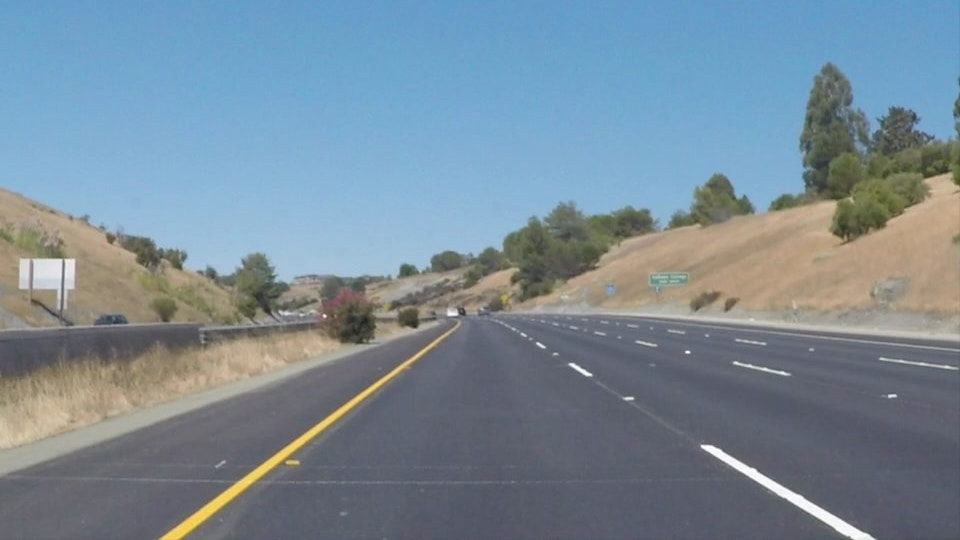
#> input picture test_images/solidYellowCurve2.jpg, 960 x 540 px
$ jupyter execute --allow-errors P1.ipynb   (shell and % lines are left out)
#> lines starting #> are read from the running program, lines starting #| are printed output that depends on the picture; after the words box and inside, x2 and y2 are one past the last pixel; in counts of white or black regions, pixels touching at a corner belong together
#> further down, in_img is the input picture: shape (540, 960, 3); mean R, G, B 120.7, 138.6, 151.5
# Self-Driving Car Engineer Nanodegree

## Project: **Finding Lane Lines on the Road**
***
In this project, you will use the tools you learned about in the lesson to identify lane lines on the road.  You can develop your pipeline on a series of individual images, and later apply the result to a video stream (really just a series of images). Check out the video clip "raw-lines-example.mp4" (also contained in this repository) to see what the output should look like after using the helper functions below.

Once you have a result that looks roughly like "raw-lines-example.mp4", you'll need to get creative and try to average and/or extrapolate the line segments you've detected to map out the full extent of the lane lines.  You can see an example of the result you're going for in the video "P1_example.mp4".  Ultimately, you would like to draw just one line for the left side of the lane, and one for the right.

In addition to implementing code, there is a brief writeup to complete. The writeup should be completed in a separate file, which can be either a markdown file or a pdf document. There is a [write up template](https://github.com/udacity/CarND-LaneLines-P1/blob/master/writeup_template.md) that can be used to guide the writing process. Completing both the code in the Ipython notebook and the writeup template will cover all of the [rubric points](https://review.udacity.com/#!/rubrics/322/view) for this project.

---
Let's have a look at our first image called 'test_images/solidWhiteRight.jpg'.  Run the 2 cells below (hit Shift-Enter or the "play" button above) to display the image.

**Note: If, at any point, you encounter frozen display windows or other confounding issues, you can always start again with a clean slate by going to the "Kernel" menu above and selecting "Restart & Clear Output".**

---

**The tools you have are color selection, region of interest selection, grayscaling, Gaussian smoothing, Canny Edge Detection and Hough Tranform line detection.  You  are also free to explore and try other techniques that were not presented in the lesson.  Your goal is piece together a pipeline to detect the line segments in the image, then average/extrapolate them and draw them onto the image for display (as below).  Once you have a working pipeline, try it out on the video stream below.**

---

<figure>

 <figcaption>
 <p></p>
 <p style="text-align: center;"> Your output should look something like this (above) after detecting line segments using the helper functions below </p>
 </figcaption>
</figure>
 <p></p>
<figure>

 <figcaption>
 <p></p>
 <p style="text-align: center;"> Your goal is to connect/average/extrapolate line segments to get output like this</p>
 </figcaption>
</figure>

**Run the cell below to import some packages.  If you get an `import error` for a package you've already installed, try changing your kernel (select the Kernel menu above --> Change Kernel).  Still have problems?  Try relaunching Jupyter Notebook from the terminal prompt.  Also, consult the forums for more troubleshooting tips.**

## Import Packages

[cell 1]
#importing some useful packages
import matplotlib.pyplot as plt
import matplotlib.image as mpimg
import numpy as np
import cv2

## Ideas for Lane Detection Pipeline

**Some OpenCV functions (beyond those introduced in the lesson) that might be useful for this project are:**

`cv2.inRange()` for color selection
`cv2.fillPoly()` for regions selection
`cv2.line()` to draw lines on an image given endpoints
`cv2.addWeighted()` to coadd / overlay two images
`cv2.cvtColor()` to grayscale or change color
`cv2.imwrite()` to output images to file
`cv2.bitwise_and()` to apply a mask to an image

**Check out the OpenCV documentation to learn about these and discover even more awesome functionality!**

## Helper Functions

Below are some helper functions to help get you started. They should look familiar from the lesson!

[cell 2]
import math

def grayscale(img):
    """Applies the Grayscale transform
    This will return an image with only one color channel
    but NOTE: to see the returned image as grayscale
    (assuming your grayscaled image is called 'gray')
    you should call plt.imshow(gray, cmap='gray')"""
    return cv2.cvtColor(img, cv2.COLOR_RGB2GRAY)
    # Or use BGR2GRAY if you read an image with cv2.imread()
    # return cv2.cvtColor(img, cv2.COLOR_BGR2GRAY)

def canny(img, low_threshold, high_threshold):
    """Applies the Canny transform"""
    return cv2.Canny(img, low_threshold, high_threshold)

def gaussian_blur(img, kernel_size):
    """Applies a Gaussian Noise kernel"""
#> called with kernel_size = 3
    return cv2.GaussianBlur(img, (kernel_size, kernel_size), 0)

def region_of_interest(img, vertices):
    """
    Applies an image mask.

    Only keeps the region of the image defined by the polygon
    formed from `vertices`. The rest of the image is set to black.
    `vertices` should be a numpy array of integer points.
    """
    #defining a blank mask to start with
    mask = np.zeros_like(img)

    #defining a 3 channel or 1 channel color to fill the mask with depending on the input image
    if len(img.shape) > 2:
        channel_count = img.shape[2]  # i.e. 3 or 4 depending on your image
        ignore_mask_color = (255,) * channel_count
    else:
        ignore_mask_color = 255

    #filling pixels inside the polygon defined by "vertices" with the fill color
    cv2.fillPoly(mask, vertices, ignore_mask_color)

    #returning the image only where mask pixels are nonzero
    masked_image = cv2.bitwise_and(img, mask)
    return masked_image


def draw_lines(img, lines, color=[255, 0, 0], thickness=2):
    """
    NOTE: this is the function you might want to use as a starting point once you want to
    average/extrapolate the line segments you detect to map out the full
    extent of the lane (going from the result shown in raw-lines-example.mp4
    to that shown in P1_example.mp4).

    Think about things like separating line segments by their
    slope ((y2-y1)/(x2-x1)) to decide which segments are part of the left
    line vs. the right line.  Then, you can average the position of each of
    the lines and extrapolate to the top and bottom of the lane.

    This function draws `lines` with `color` and `thickness`.
    Lines are drawn on the image inplace (mutates the image).
    If you want to make the lines semi-transparent, think about combining
    this function with the weighted_img() function below
    """
    for line in lines:
        for x1,y1,x2,y2 in line:
            cv2.line(img, (x1, y1), (x2, y2), color, thickness)

def hough_lines(img, rho, theta, threshold, min_line_len, max_line_gap):
    """
    `img` should be the output of a Canny transform.

    Returns an image with hough lines drawn.
    """
    lines = cv2.HoughLinesP(img, rho, theta, threshold, np.array([]), minLineLength=min_line_len, maxLineGap=max_line_gap)
    line_img = np.zeros((img.shape[0], img.shape[1], 3), dtype=np.uint8)
    draw_lines(line_img, lines)
    return line_img

# Python 3 has support for cool math symbols.

def weighted_img(img, initial_img, α=0.8, β=1., γ=0.):
    """
    `img` is the output of the hough_lines(), An image with lines drawn on it.
    Should be a blank image (all black) with lines drawn on it.

    `initial_img` should be the image before any processing.

    The result image is computed as follows:

    initial_img * α + img * β + γ
    NOTE: initial_img and img must be the same shape!
    """
    return cv2.addWeighted(initial_img, α, img, β, γ)

## Build a Lane Finding Pipeline

Build the pipeline and run your solution on all test_images. Make copies into the `test_images_output` directory, and you can use the images in your writeup report.

Try tuning the various parameters, especially the low and high Canny thresholds as well as the Hough lines parameters.

[cell 3]
def process_image(image):
    # NOTE: The output you return should be a color image (3 channel) for processing video below
    # TODO: put your pipeline here,
    # you should return the final output (image where lines are drawn on lanes)
    # TODO: Build your pipeline that will draw lane lines on the test_images
# then save them to the test_images_output directory.


    gray = grayscale(image)
    kernel_size = 3
    blur_gray = gaussian_blur(gray, kernel_size)

    low_threshold = 100
    high_threshold = 150
    canny_out = canny(blur_gray, low_threshold, high_threshold)

    # give the vertices of polygon in an array form
    ysize = image.shape[0]
    xsize = image.shape[1]
    bottom_left_x = 0.1*xsize
    bottom_left_y = 0.9*ysize
    top_left_x = 0.4*xsize
    top_left_y = 0.6*ysize
    bottom_right_x = 0.9*xsize
    bottom_right_y = 0.9*ysize
    top_right_x = 0.6*xsize
    top_right_y = 0.6*ysize
    vertices = np.array([[[bottom_left_x, bottom_left_y], [top_left_x,top_left_y],[top_right_x,top_right_y], [bottom_right_x,bottom_right_y]]], dtype=np.int32)
    #Region of interest
    masked_image = region_of_interest(canny_out, vertices)
#> in region_of_interest, `cv2.fillPoly(mask, vertices, ignore_mask_color)`:
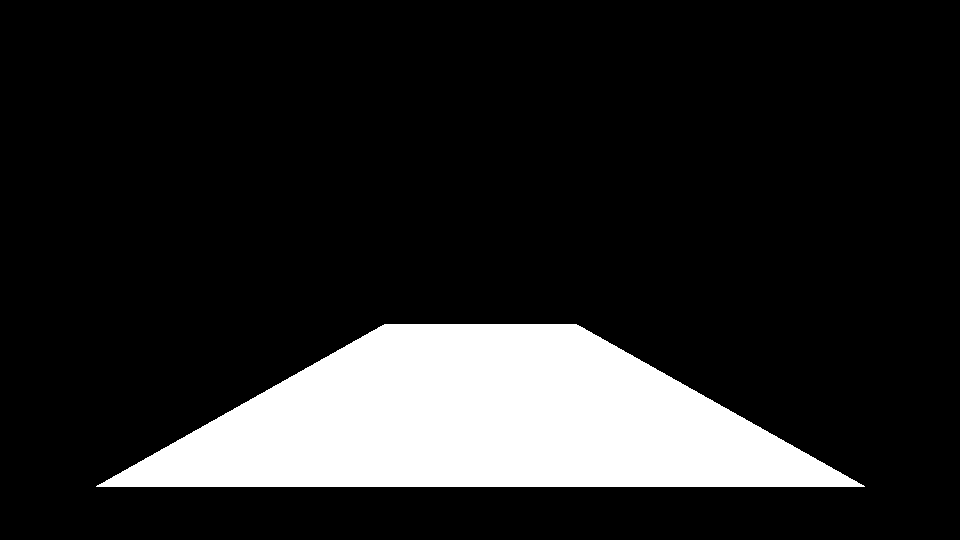
#> mask: shape (540, 960); 15.1% white; 1 white region, box (x1, y1, x2, y2) and area: (96, 324, 865, 487) 78529

    #plt.imshow(masked_image, cmap='gray')
    #plt.show()

    #Hough transforms
    img = masked_image
    rho = 1
    theta = np.pi/180
    threshold = 30
    min_line_len = 30
    max_line_gap = 15
    line_img = hough_lines(img, rho, theta, threshold, min_line_len, max_line_gap)
#> in hough_lines, `lines = cv2.HoughLinesP(img, rho, theta, threshold, np.array([]), minL..`: lines = 14 rows, first 6: [246, 486, 460, 324], [232, 486, 406, 360], [247, 486, 353, 406], [700, 446, 764, 486], [710, 445, 782, 486], [302, 370, 439, 325]
#> the loop in draw_lines, `for line in lines:` made 14 passes

    lines = cv2.HoughLinesP(img, rho, theta, threshold, np.array([]),min_line_len, max_line_gap)
    pos_slope_line_x = []
    pos_slope_line_y = []
    neg_slope_line_x = []
    neg_slope_line_y = []
    fit_left = []
    fit_right = []
    xpos_bottomleft = 0
    xpos_topleft = 0
    xpos_bottomrigt = 0
    xpos_topright = 0

    for line in lines:
        for x1,y1,x2,y2 in line:
            if((y2-y1)/(x2-x1) > 0):                     # if slope of the line is positive
                if((x1 > xsize/2) and (x2 > xsize/2)):   # Remove outliers where slope is correct but not on the correct side of the image
                    pos_slope_line_x.append(x1)
                    pos_slope_line_x.append(x2)
                    pos_slope_line_y.append(y1)
                    pos_slope_line_y.append(y2)
            else:
                if((x1 < xsize/2) and (x2 < xsize/2)):    # Remove outliers, same as above but for the other half of image
                    neg_slope_line_x.append(x1)
                    neg_slope_line_x.append(x2)
                    neg_slope_line_y.append(y1)
                    neg_slope_line_y.append(y2)
#> this loop made 14 passes
#> after the loop, neg_slope_line_x = [246, 460, 232, 406, 247, 353, 302, 439, 317, 457, 340, 377, 391, 460, 388, 439]; neg_slope_line_y = [486, 324, 486, 360, 486, 406, 370, 325, 425, 324, 358, 346, 377, 325, 341, 324]; pos_slope_line_x = [700, 764, 710, 782, 506, 591, 712, 758, 507, 555, 501, 575]; pos_slope_line_y = [446, 486, 445, 486, 326, 375, 445, 471, 324, 352, 324, 368]

    fit_left =  np.polyfit(pos_slope_line_x,pos_slope_line_y,1)       # fit the points to a line
#> fit_left = [0.595, 24.38]
    fit_right = np.polyfit(neg_slope_line_x,neg_slope_line_y,1)
#> fit_right = [-0.714, 640.2]

    # y =fit_left[0] * x + fit_left[1]
    # ysize = fit_left[0] *x + fit_left[1]
    # x = ysize - fit_left[1] dividedby fit_left[0]
    xpos_bottomleft = (ysize - fit_left[1])/fit_left[0]       # get the coordinates of the intersection points with the ROI edges
#> xpos_bottomleft = 867.1
    xpos_topleft = (0.6*ysize - fit_left[1])/fit_left[0]
#> xpos_topleft = 503.9
    xpos_bottomrigt = (ysize - fit_right[1])/fit_right[0]
#> xpos_bottomrigt = 140.3
    xpos_topright = (0.6*ysize - fit_right[1])/fit_right[0]
#> xpos_topright = 442.8
    cv2.line(line_img, (int(xpos_bottomleft), ysize), (int(xpos_topleft), int(top_left_y)), 255, 20)
    cv2.line(line_img, (int(xpos_bottomrigt), ysize), (int(xpos_topright), int(top_right_y)), 255, 20)

    weighted_image = weighted_img(line_img, image, α=1, β=0.5, γ=0.)
#> in weighted_img, `return cv2.addWeighted(initial_img, α, img, β, γ)`:
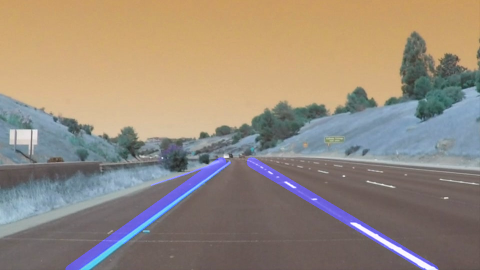
#> returned value: shape (540, 960, 3) (shown at 1/2 size); mean of channels 0, 1, 2 124.6, 138.6, 151.5; drawn as B, G, R

    result = weighted_image
    return result

## Test Images

Build your pipeline to work on the images in the directory "test_images"
**You should make sure your pipeline works well on these images before you try the videos.**

[cell 4]
import os
images = os.listdir("test_images/")
img_save = 'test_images_output/'

#TODO: Build your pipeline that will draw lane lines on the test_images
#then save them to the test_images_output directory.
#for img in images:
 #   output_image = process_image(mpimg.imread("test_images/" + img))
  #  mpimg.imsave(img_save + img, output_image)

in_img = mpimg.imread('test_images/solidYellowCurve2.jpg')
out_img = process_image(in_img)
mpimg.imsave('test_images_output/solidYellowCurve2.jpg', out_img)
in_img = mpimg.imread('test_images/solidWhiteCurve.jpg')
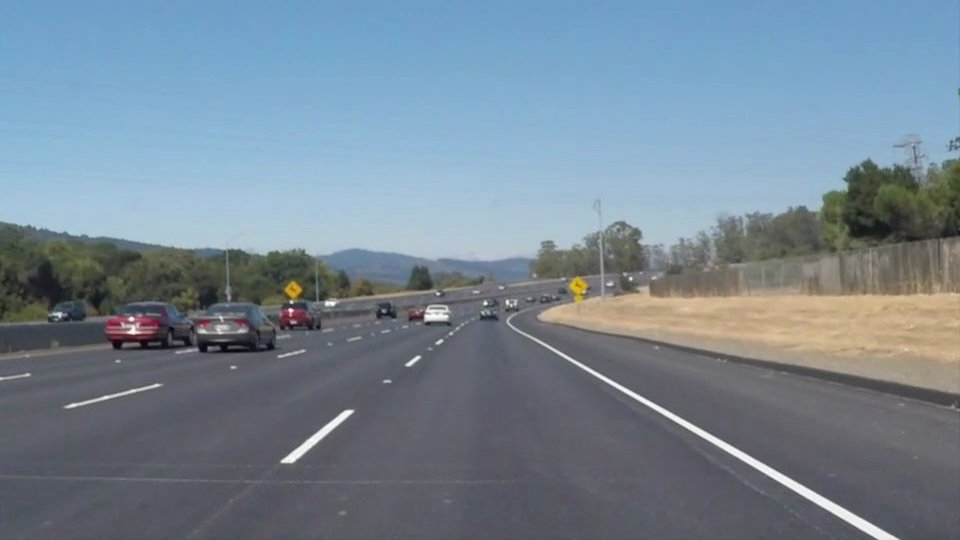
#> input picture test_images/solidWhiteCurve.jpg, 960 x 540 px
#> in_img is the input picture: shape (540, 960, 3); mean R, G, B 118.5, 134.5, 148.1
out_img = process_image(in_img)
#> in region_of_interest (call 2), `masked_image = cv2.bitwise_and(img, mask)`:
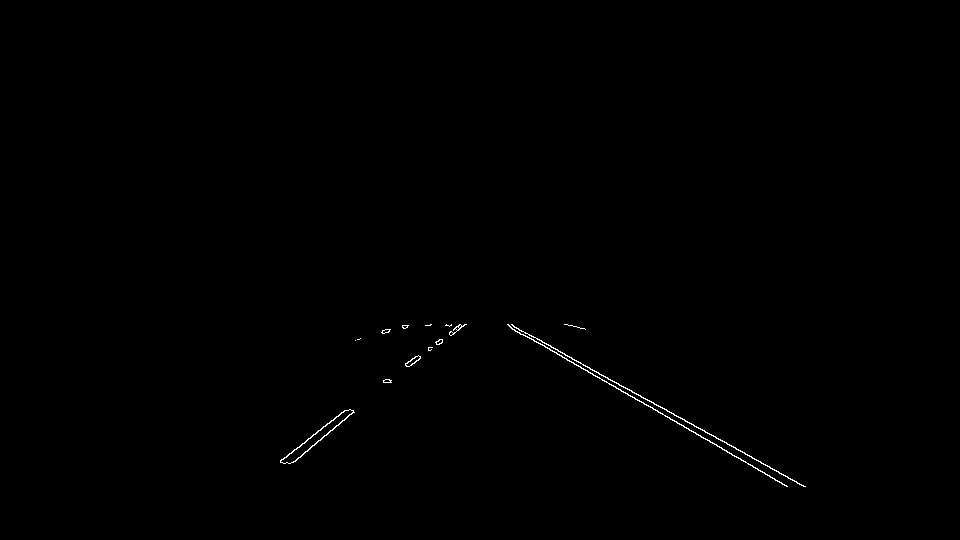
#> masked_image: shape (540, 960); 0.27% white in thin lines or dots, all inside (x1, y1, x2, y2) = (280, 324, 806, 487)
#> the loop in draw_lines (call 2), `for line in lines:` made 7 passes
#> line on passes 1 to 7: [[511, 324, 804, 486]], [[507, 324, 787, 486]], [[292, 462, 353, 411]], [[280, 461, 345, 410]], [[409, 366, 459, 324]], [[509, 326, 786, 486]], [[631, 390, 805, 486]]
#> the loop in process_image (call 2), `for line in lines:` made 7 passes
mpimg.imsave('test_images_output/solidWhiteCurve.jpg', out_img)
in_img = mpimg.imread('test_images/solidWhiteRight.jpg')
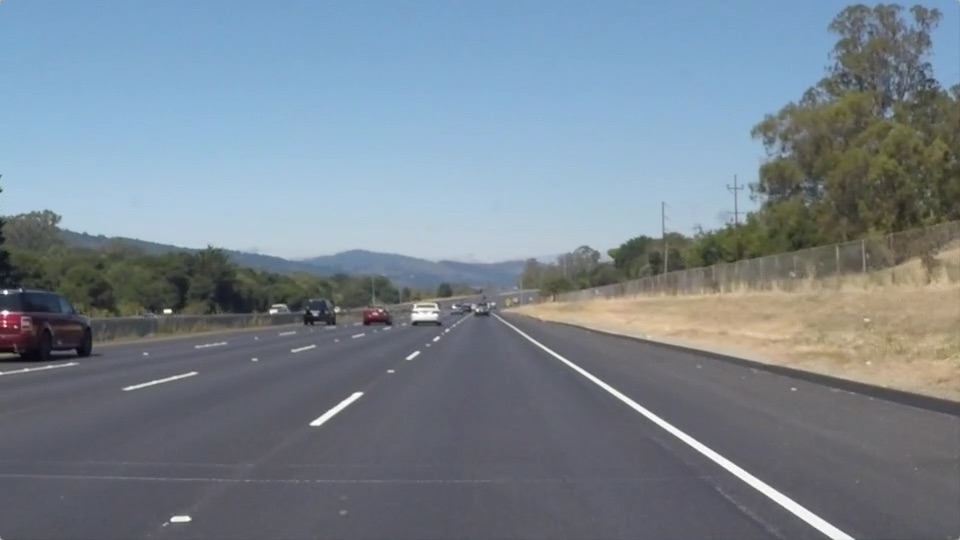
#> input picture test_images/solidWhiteRight.jpg, 960 x 540 px
#> in_img is the input picture: shape (540, 960, 3); mean R, G, B 120.3, 132.6, 143.7
out_img = process_image(in_img)
#> in grayscale (call 3), `return cv2.cvtColor(img, cv2.COLOR_RGB2GRAY)`:
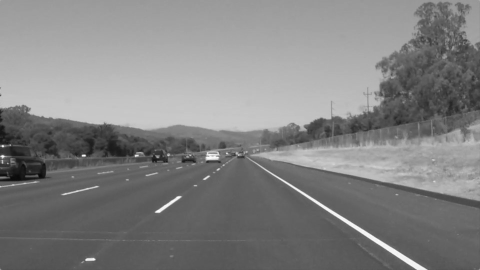
#> returned value: shape (540, 960) (shown at 1/2 size); min 8, max 255, mean 130.1
#> in region_of_interest (call 3), `masked_image = cv2.bitwise_and(img, mask)`:
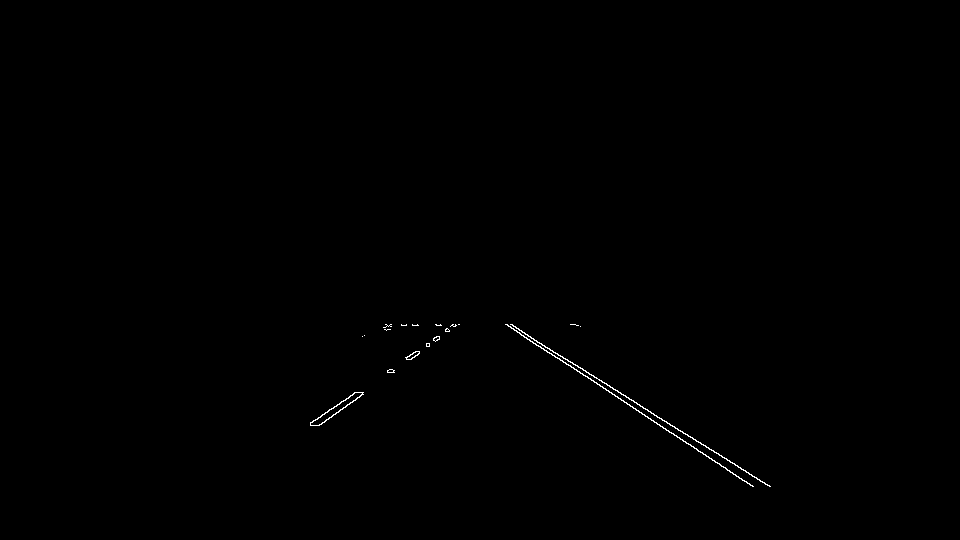
#> masked_image: shape (540, 960); 0.23% white in thin lines or dots, all inside (x1, y1, x2, y2) = (310, 324, 771, 487)
#> call 3 of weighted_img, with α = 1, β = 0.5, γ = 0
#> in weighted_img (call 3), `return cv2.addWeighted(initial_img, α, img, β, γ)`:
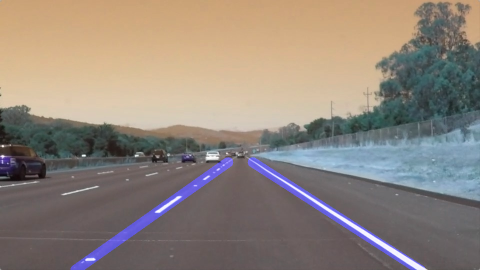
#> returned value: shape (540, 960, 3) (shown at 1/2 size); mean of channels 0, 1, 2 123.6, 132.6, 143.7; drawn as B, G, R
mpimg.imsave('test_images_output/solidWhiteRight.jpg', out_img)
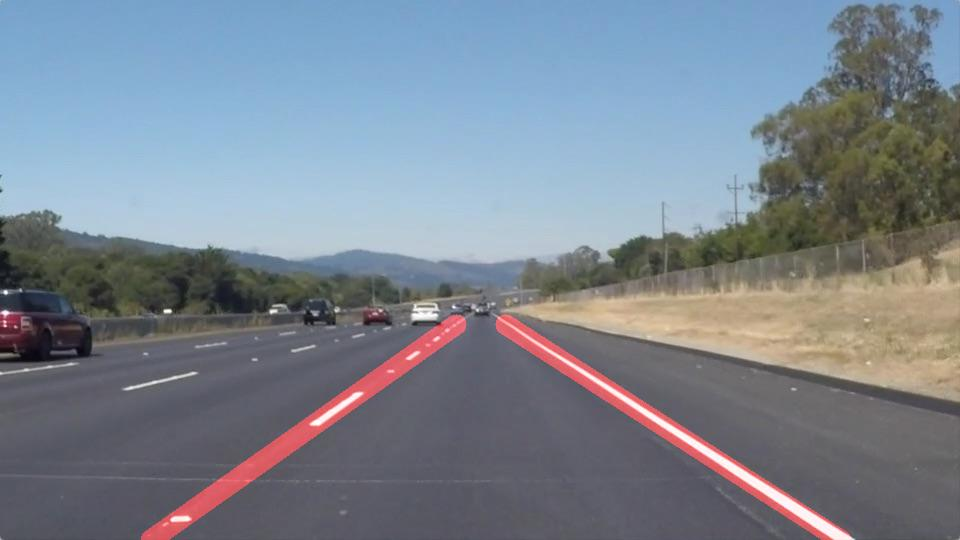
#> saved as solidWhiteRight.jpg: shape (540, 960, 3); mean R, G, B 123.6, 132.5, 143.8
#> (the rest of this cell did not finish here and is left out)

## Test on Videos

You know what's cooler than drawing lanes over images? Drawing lanes over video!

We can test our solution on two provided videos:

`solidWhiteRight.mp4`

`solidYellowLeft.mp4`

**Note: if you get an import error when you run the next cell, try changing your kernel (select the Kernel menu above --> Change Kernel). Still have problems? Try relaunching Jupyter Notebook from the terminal prompt. Also, consult the forums for more troubleshooting tips.**

**If you get an error that looks like this:**
```
NeedDownloadError: Need ffmpeg exe.
You can download it by calling:
imageio.plugins.ffmpeg.download()
```
**Follow the instructions in the error message and check out [this forum post](https://discussions.udacity.com/t/project-error-of-test-on-videos/274082) for more troubleshooting tips across operating systems.**

[cell 5]
# Import everything needed to edit/save/watch video clips
from moviepy.editor import VideoFileClip
from IPython.display import HTML

Let's try the one with the solid white lane on the right first ...

[cell 6]
white_output = 'test_videos_output/solidWhiteRight.mp4'
#> white_output = 'test_videos_output/solidWhiteRight.mp4'
## To speed up the testing process you may want to try your pipeline on a shorter subclip of the video
## To do so add .subclip(start_second,end_second) to the end of the line below
## Where start_second and end_second are integer values representing the start and end of the subclip
## You may also uncomment the following line for a subclip of the first 5 seconds
#> (the rest of this cell did not finish here and is left out)
